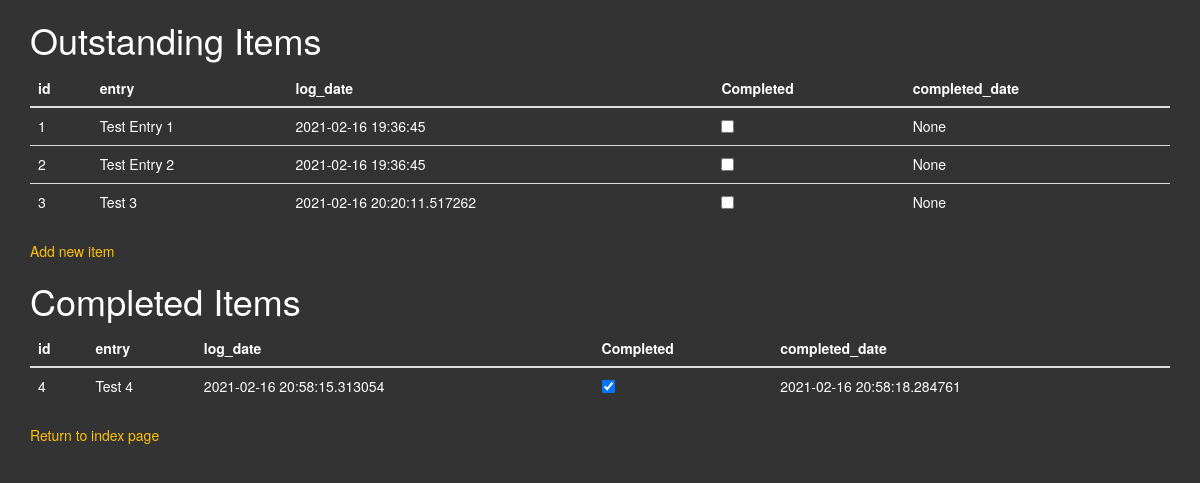
Screenshot of /todo with the database file from the repository.
### main.py (models this page shows)
class to_do(db.Model):
    id = db.Column(db.Integer, primary_key=True)
    entry = db.Column(db.String(500), unique=False, nullable=False)
    log_date = db.Column(db.DateTime, unique=False, nullable=False)
    completed_flag = db.Column(db.Boolean, unique=False, nullable=True)
    completed_date = db.Column(db.DateTime, unique=False, nullable=True)
    def get_data(self):
        return {field: value for (field, value) in self.__dict__.items() if field != "_sa_instance_state"}

### main.py (the view)
@app.route('/todo', methods=["GET", "POST"])
def ToDo():
    outstanding_data_q = to_do.query.filter_by(completed_flag=False).order_by(to_do.id).all()
    to_do_headers = get_to_do_headers()
    bool_headers = get_to_do_bool_headers()
    completed_data_q = to_do.query.filter_by(completed_flag=True).order_by(to_do.id).all()
    outstanding_data = []
    for item_x in outstanding_data_q:
        outstanding_data.append(item_x.get_data())
    completed_data = []
    for item_x in completed_data_q:
        completed_data.append(item_x.get_data())
    for item_x in outstanding_data:
        for field in bool_headers:
            if item_x[field]:
                item_x[field] = TICK_EMOJI
            else:
                item_x[field] = ""
    for item_x in completed_data:
        for field in bool_headers:
            if item_x[field]:
                item_x[field] = TICK_EMOJI
            else:
                item_x[field] = ""
    return render_template('to_do_list.html', outstanding_data=outstanding_data, completed_data=completed_data, headers=to_do_headers)

### main.py (called while the page is built)
def get_to_do_headers():
    strSQL = "SELECT p.[name] as [column_name] FROM sqlite_master AS m " \
             "INNER JOIN pragma_table_info(m.[name]) AS p " \
             "WHERE m.[name] = 'to_do' " \
             "ORDER BY p.[cid]"
    return [row[0] for row in db.engine.execute(strSQL)]

def get_to_do_bool_headers():
    strSQL = "SELECT p.[name] as [column_name] FROM sqlite_master AS m " \
             "INNER JOIN pragma_table_info(m.[name]) AS p " \
             "WHERE m.[name] = 'to_do' and p.[type]='BOOLEAN' " \
             "ORDER BY p.cid"
    return [row[0] for row in db.engine.execute(strSQL)]

### templates/to_do_list.html (shortened to what this page needs)
{% extends 'bootstrap/base.html' %}
{% block styles %}
{{ super() }}
<link rel="stylesheet" href="{{url_for('static',filename='css/styles.css')}}">
{% endblock %}
{% block content %}
<div class="container">
  <div class="row">
    <div class="col-sm-12">
      <h1>Outstanding Items</h1>
	  <table class="table">
          <thead>
              <tr>
                  {% for header in headers: %}
                    {% if header != "completed_flag": %}
                        <th scope="col">{{header}}</th>
                    {% else: %}
                        <th scope="col">Completed</th>
                    {% endif %}
                  {% endfor %}
              </tr>
          </thead>
          <tbody>
            {% for item_x in outstanding_data: %}
                <tr>
                    {% for header in headers: %}
                        {% if header == "completed_flag": %}
                            <td><input type="checkbox" id="completed_checkbox" onclick="window.location.href='{{url_for('update',id=item_x.id)}}'"></td>
                        {% else: %}
                            <td>{{item_x[header]}}</td>
                        {% endif %}
                    {% endfor %}
                </tr>
            {% endfor %}
          </tbody>
  	  </table>
        <a href="{{url_for('add')}}">Add new item</a>
      <h1>Completed Items</h1>
	  <table class="table">
          <thead>
              <tr>
                  {% for header in headers: %}
                    {% if header != "completed_flag": %}
                        <th scope="col">{{header}}</th>
                    {% else: %}
                        <th scope="col">Completed</th>
                    {% endif %}
                  {% endfor %}
              </tr>
          </thead>
          <tbody>
            {% for item_x in completed_data: %}
                <tr>
                    {% for header in headers: %}
                        {% if header == "completed_flag": %}
                            <td><input type="checkbox" id="completed_checkbox" checked onclick="window.location.href='{{url_for('update',id=item_x.id)}}'"></td>
                        {% else: %}
                            <td>{{item_x[header]}}</td>
                        {% endif %}
                    {% endfor %}
                </tr>
            {% endfor %}
          </tbody>
  	  </table>
      <p><a href="{{url_for('home')}}">Return to index page</a></p>
    </div>
  </div>
</div>
{% endblock %}

### static/css/styles.css (style rules this page uses)
body { background-color: #333; color: white; }
a { color: #ffc107; }

### rows the page displays
to_do: item_x "1" "Test Entry 1" "2021-02-16 19:36:45" "None"
to_do: item_x "2" "Test Entry 2" "2021-02-16 19:36:45" "None"
to_do: item_x "3" "Test 3" "2021-02-16 20:20:11.517262" "None"
to_do: item_x "4" "Test 4" "2021-02-16 20:58:15.313054" "2021-02-16 20:58:18.284761"

### other values shown
{{ header }} "id" "entry" "log_date" "completed_date"
